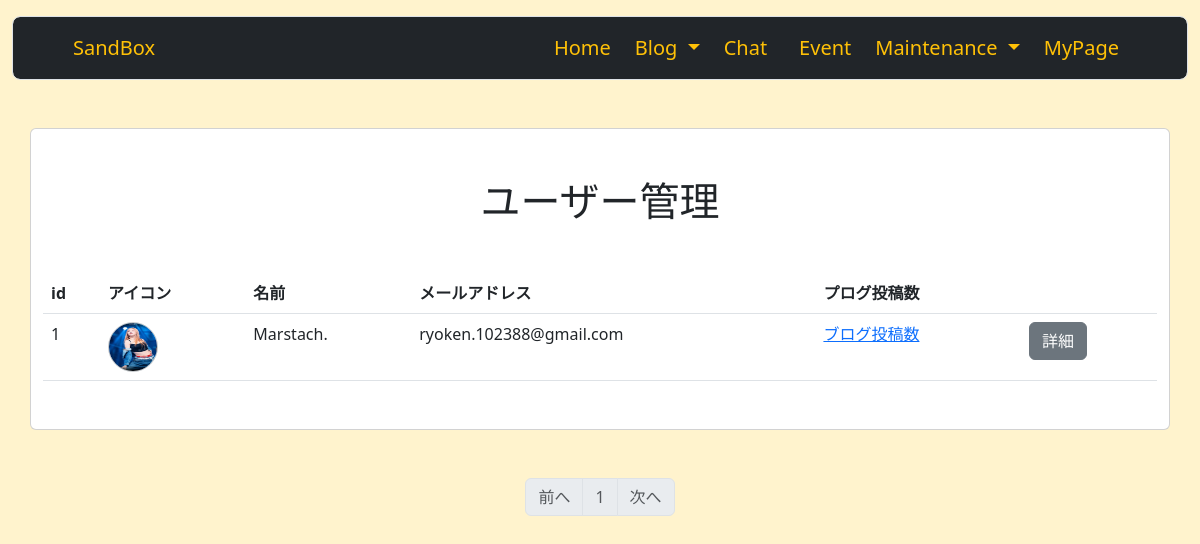
The app's page /user_maintenance (signed in), older data.
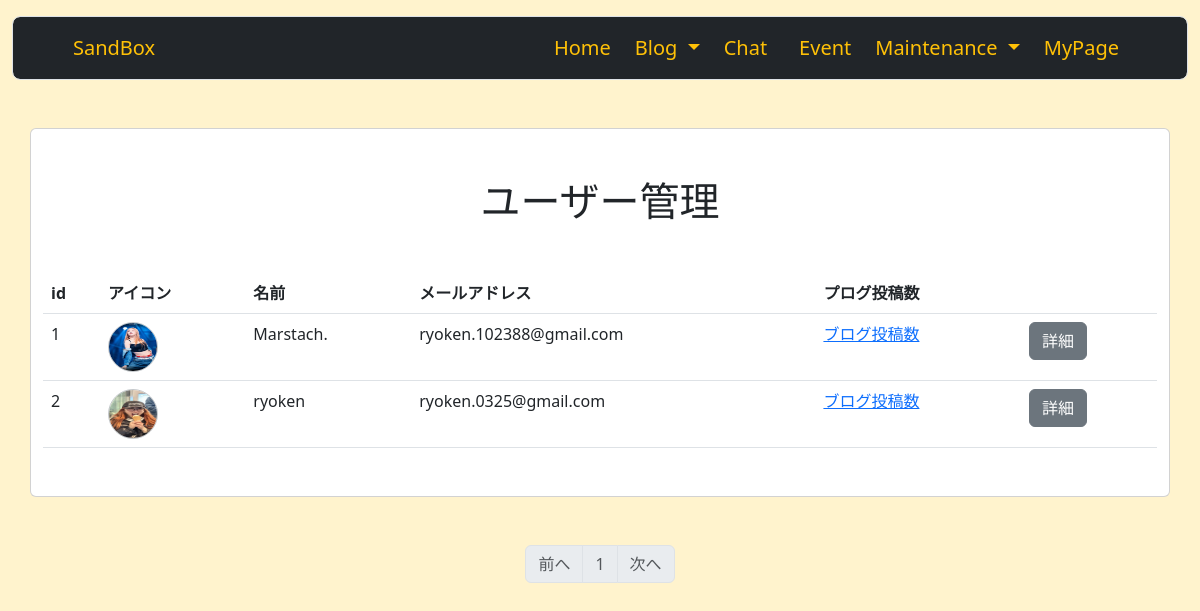
The same page, newer data.
### sandbox_system/models.py (models this page shows, shortened)
class User(db.Model, UserMixin):
    __tablename__ = 'users'
    id = db.Column(db.Integer, primary_key=True)
    email = db.Column(db.String(64), unique=True, index=True)
    username = db.Column(db.String(64), unique=True, index=True)
    introduce = db.Column(db.Text)
    tech = db.Column(db.Text)
    job = db.Column(db.String(64))
    image = db.Column(db.String(140))
    password_hash = db.Column(db.String(128))
    administrator = db.Column(db.String(1))
    blog = db.relationship('Blog', backref = 'author', lazy = 'dynamic')
    blog_comment = db.relationship('BlogComment', backref='commenter', lazy='dynamic')
    chat_message = db.relationship('ChatMessage', backref='chat_user', lazy='dynamic')
    @property
    def password(self):
        raise AttributeError('password is not a readable attribute')
    def is_administrator(self):
        if self.administrator == '1':
            return 1
        else:
            return 0

### sandbox_system/users/view.py (the view)
@users.route('/user_maintenance')
@login_required
def user_maintenance():
    if not current_user.is_administrator():
        abort(403)
    page = request.args.get('page', 1, type=int)
    users = User.query.order_by(User.id).paginate(page=page, per_page=10)
    return render_template('maintenance/user_maintenance.html', users=users)

### sandbox_system/__init__.py (called while the page is built)
@event.listens_for(Engine, "connect")
def set_sqlite_pragma(dbapi_connection, connection_record):
    cursor = dbapi_connection.cursor()
    cursor.execute("PRAGMA foreign_keys=ON")
    cursor.close()

### sandbox_system/models.py (called while the page is built)
@login_manager.user_loader
def load_user(user_id):
    return User.query.get(user_id)

### sandbox_system/templates/maintenance/user_maintenance.html
{% extends 'base.html' %}
{% block content %}
<div class="container">
    <div class="row">
        <div class="card">
            <h1 class="text-center my-5">ユーザー管理</h1>
            <table class="table mb-5">
                <thead>
                <tr>
                    <th>id</th>
                    <th>アイコン</th>
                    <th>名前</th>
                    <th>メールアドレス</th>
                    <th>プログ投稿数</th>
                    <th></th>
                </tr>
                </thead>
                {% for user in users.items %}
                <tbody>
                <tr>
                    <td>{{ user.id }}</td>
                    <td><img src="{{ url_for('static', filename='image/' + user.image) }}" class="rounded-circle border border-secondary-subtle" style="width: 50px; height: 50px;" /></td>
                    <td>{{ user.username }}</td>
                    <td>{{ user.email }}</td>
                    <td><a href="#">ブログ投稿数</a></td>
                    <td><a href="{{ url_for('users.profile', user_id=user.id) }}" class="btn btn-secondary">詳細</a></td>
                </tr>
                </tbody>
                {% endfor %}
            </table>
        </div>
    </div>
</div>
{% if users %}
<nav class="my-5" aria-label="Page navigation">
    <ul class="pagination justify-content-center">
        <li {% if users.has_prev %} class="page-item" {%else%} class="page-item disabled" {% endif %}><a class="page-link" href="{% if users.has_prev %}{{ url_for('users.user_maintenance', page=users.prev_num) }}{% else %}#{% endif %}">前へ</a></li>
{% for page_num in users.iter_pages(left_edge=1, right_edge=1, left_current=1, right_current=2) %}
    {% if page_num %}
        {% if users.page == page_num %}
            <li class="page-item disabled"><a class="page-link" href="#">{{ page_num }}</a></li>
        {% else %}
            <li class="page-item"><a class="page-link" href="{{ url_for('users.user_maintenance', page=page_num) }}">{{ page_num }}</a></li>
        {% endif %}
    {% else %}
        <li class="page-item disabled"><a class="page-link" href="#">&hellip;</a></li>
    {% endif %}
{% endfor %}
    <li {% if users.has_next %} class="page-item" {% else %} class="page-item disabled" {% endif %}><a class="page-link" href="{% if users.has_next %}{{ url_for('users.user_maintenance',page=users.next_num) }}{% else %}#{% endif %}">次へ</a></li>
    </ul>
</nav>
{% endif %}
{% endblock %}

### sandbox_system/templates/base.html (shortened to what this page needs)
<!DOCTYPE html>
<html lang="en" class="bg-warning-subtle">
<head>
    <link href="https://cdn.jsdelivr.net/npm/bootstrap@5.3.0/dist/css/bootstrap.min.css" rel="stylesheet">
    <link rel="stylesheet" href="base.css">
</head>
<body>
    <div class="bg-warning-subtle">
        <div class="z-3 position-sticky" style="top: 0rem;">
            <header class="mb-5">
                <div class="container-fluid z-3">
                    <nav class="navbar navbar-expand-lg bg-dark form-control form-control-lg mt-3">
                        <div class="container-fluid">
                            <a class="navbar-brand ms-5 text-warning" href="{{ url_for('users.index') }}">SandBox</a>
                            <div class="collapse navbar-collapse" id="navbarNavDropdown">
                                <ul class="navbar-nav ms-auto">
                                <li class="nav-item">
                                    <a class="nav-link active text-warning mx-2" aria-current="page" href="{{ url_for('users.index') }}">Home</a>
                                </li>
                                <li class="nav-item dropdown">
                                    <a class="nav-link dropdown-toggle text-warning" role="button" data-bs-toggle="dropdown" aria-expanded="false">
                                    Blog
                                    </a>
                                </li>
                                <li class="nav-item">
                                    <a class="nav-link text-warning mx-2" href="{{ url_for('chats.chat_index') }}">Chat</a>
                                </li>
                                <li class="nav-item">
                                    <a class="nav-link text-warning mx-2" href="{{ url_for('events.event_index') }}">Event</a>
                                </li>
                                {% if current_user.is_authenticated %}
                                    {% if current_user.is_administrator() %}
                                        <li class="nav-item dropdown">
                                            <a class="nav-link dropdown-toggle text-warning" role="button" data-bs-toggle="dropdown" aria-expanded="false">
                                            Maintenance
                                            </a>
                                        </li>
                                    {% else %}
                                        <li>
                                            <a class="nav-link active text-warning mx-2" aria-current="page" href="{{ url_for('users.user_list') }}">User</a>
                                        </li>
                                    {% endif %}
                                {% endif %}
                                {% if current_user.is_authenticated %}
                                    <li class="nav-item">
                                        <a class="nav-link text-warning mx-2 me-5" href="{{ url_for('users.my_page', user_id=current_user.id) }}">MyPage</a>
                                    </li>
                                {% else %}
                                    <li class="nav-item">
                                        <a class="nav-link text-warning mx-2 me-5" href="{{ url_for('users.login') }}">Login</a>
                                    </li>
                                {% endif %}
                                </ul>
                            </div>
                        </div>
                    </nav>
                </div>
            </header>
        </div>
        {% from '_formhelper.html' import render_field %}
        {% block content %}
        {% endblock %}
    </div>
</body>
</html>

Row changes from the older to the newer data that the page shows:
added User: id "2", image (picture), username "ryoken", email "ryoken.0325@gmail.com"
